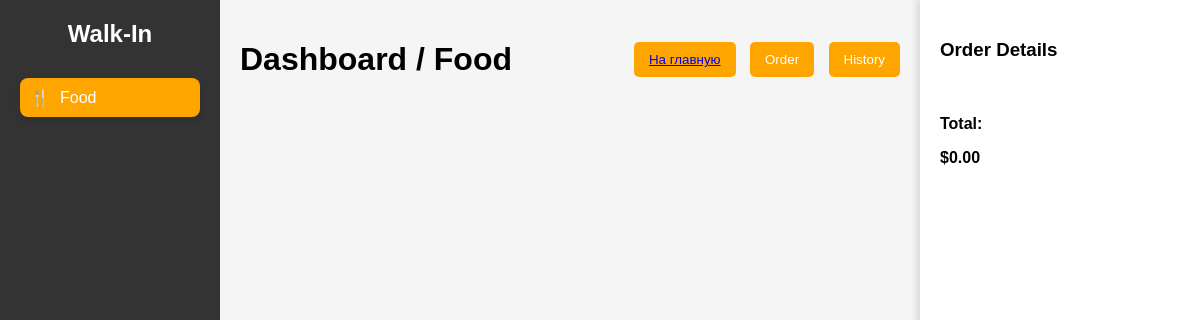
Before: /menu/ with the older database file.
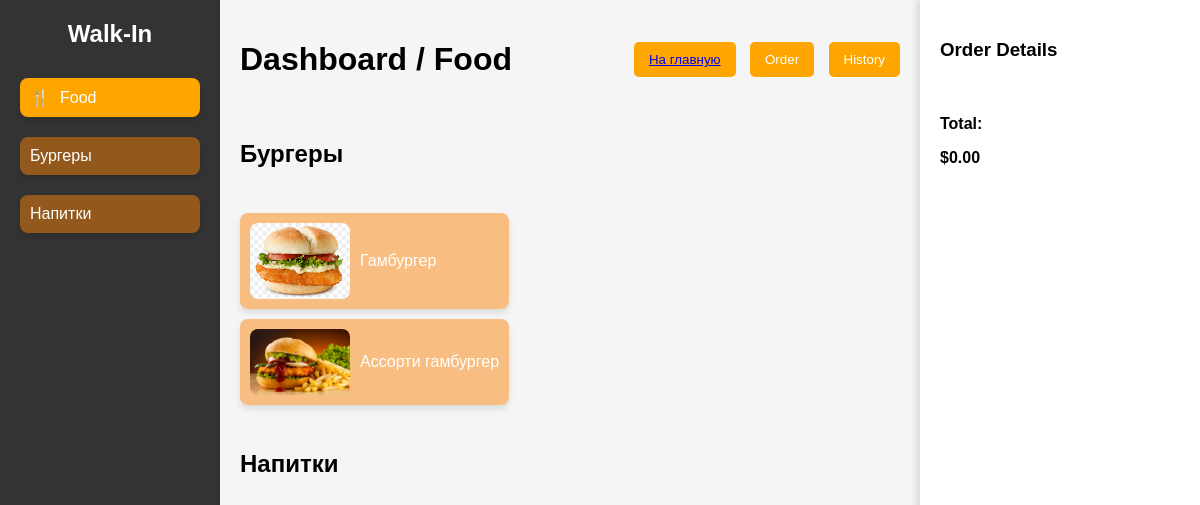
After: the same page with the newer database file.
### menu/models.py (models this page shows, shortened)
class Category(models.Model):
    name = models.CharField(max_length=50, verbose_name='Название')
    description = models.TextField(blank=True, null=True, verbose_name='Описание')
    class Meta:
        verbose_name = 'Категория'
        verbose_name_plural = 'Категории'

class Dish(models.Model):
    name = models.CharField(max_length=100, verbose_name='Название')
    price = models.PositiveIntegerField(verbose_name='Цена')
    img = models.ImageField(upload_to='dish_images/', blank=True, verbose_name='Изображение')
    category = models.ForeignKey('Category', on_delete=models.SET_NULL, null=True, related_name='dishes', verbose_name='Категория')
    class Meta:
        verbose_name = 'Блюдо'
        verbose_name_plural = 'Блюда'

### menu/views.py (the view)
# urls.py: path('', Menu.as_view(), name='menu'),
class Menu(View):
    def get(self, request):
        dishes = Dish.objects.all()
        categories = Category.objects.all()
        return render(request, "menu/menu2.html", context={'dishes': dishes, 'categories': categories})

### menu/templates/menu/menu2.html (shortened to what this page needs)
<!DOCTYPE html>
<html lang="en">
<head>
</head>
<body>
    <div class="dashboard">
        <aside class="sidebar">
            <div class="logo">Walk-In</div>
            <nav class="menu">
                <a href="#" class="menu-item active">
                    <span>🍴</span> Food
                </a>
                {% for category in categories %}
                    <a href="#" class="menu-item">
                        {{ category.name }}
                    </a>
                {% endfor %}
            </nav>
        </aside>
        <main class="content">
            <header class="topbar">
                <h1>Dashboard / Food</h1>
                <div class="actions">
                    <button class="btn"><a href="{% url 'home' %}">На главную</a></button>
                    <button class="btn">Order</button>
                    <button class="btn">History</button>
                </div>
            </header>
            <div class="menu-grid">
                {% for category in categories %}
                    <h2>{{ category.name }}</h2>
                    <div class="menu_by_category">
                        {% for dish in dishes %}
                            {% if dish.category == category %}
                                <div class="menu-item" data-name="Steak" data-price="20">
                                    {% if dish.img %}<img src="{{ dish.img.url }}" style="max-width: 100px">{% endif %}
                                    <p>{{ dish.name }}</p>
                                </div>
                            {% endif %}
                        {% endfor %}
                    </div>
                {% endfor %}
            </div>
        </main>
        <aside class="sidebar-right">
            <div class="order-summary">
                <h3>Order Details</h3>
                <div class="order-total">
                    <p>Total:</p>
                    <span id="order-total">$0.00</span>
                </div>
            </div>
        </aside>
    </div>
</body>
</html>

Changed rows visible on the page:
added Category: name "Бургеры"
added Category: name "Напитки"
added Dish: img (picture), name "Гамбургер"
added Dish: img (picture), name "Ассорти гамбургер"
